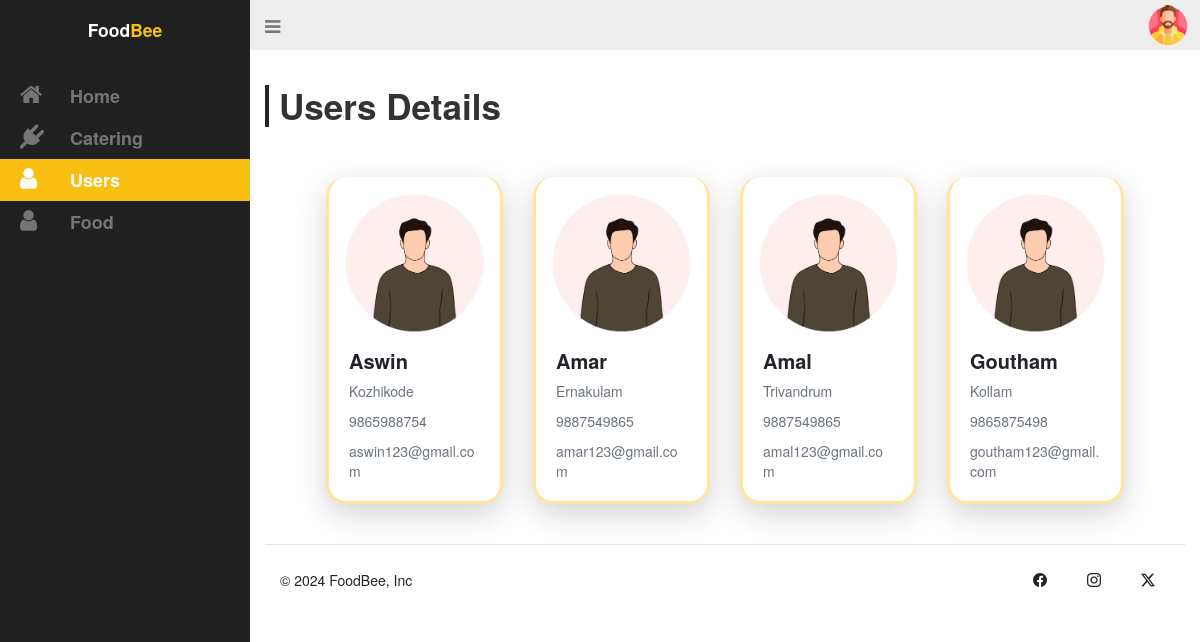
Screenshot of /Admin/pages/admin-user.php (signed in) with the database file from the repository.
### tables this page shows
CREATE TABLE `user` (
  `user_id` int(11) NOT NULL,
  `user_name` varchar(20) NOT NULL,
  `user_location` varchar(20) NOT NULL,
  `user_phno` varchar(20) NOT NULL,
  `user_email` varchar(20) NOT NULL,
  `user_password` varchar(20) NOT NULL
);

### Admin/pages/admin-user.php (the view, shortened to what this page needs)
<?php
 include './connect.php';
?>
<!DOCTYPE html>
<html lang="en">
<head>
  <link rel="stylesheet" href="../static/admin.css">
  <link rel="stylesheet" href="https://cdn.jsdelivr.net/npm/bootstrap-icons@1.11.3/font/bootstrap-icons.min.css">
  <link href="https://cdn.jsdelivr.net/npm/bootstrap@5.3.3/dist/css/bootstrap.min.css" rel="stylesheet">
  <link rel="stylesheet" href="https://maxcdn.bootstrapcdn.com/bootstrap/3.3.7/css/bootstrap.min.css">
  <link rel="stylesheet" href="https://maxcdn.bootstrapcdn.com/font-awesome/4.7.0/css/font-awesome.min.css">
</head>
<body>
  <div id="wrapper">
    <aside id="sidebar-wrapper">
      <div class="sidebar-brand">
        <h2><div class="fs-3 fw-semibold">Food<span class="text-warning">Bee</span></div></h2>
      </div>
      <ul class="sidebar-nav">
        <li><a href="./admin-home.php"><i class="fa fa-home"></i>Home</a></li>
        <li><a href="./admin-catering.php"><i class="fa fa-plug"></i>Catering</a></li>
        <li class="active"><a href="./admin-user.php"><i class="fa fa-user"></i>Users</a></li>
        <li><a href="./admin-food.php"><i class="fa fa-user"></i>Food</a></li>
      </ul>
    </aside>
    <div id="navbar-wrapper">
      <nav class="navbar navbar-inverse">
        <div class="container-fluid justify-content-between">
          <div class="navbar-header position-absolute top-0">
            <a href="#" class="navbar-brand" id="sidebar-toggle"><i class="fa fa-bars"></i></a>
          </div>
          <div class="d-flex align-items-center position-absolute end-0">
            <button class="btn rounded-circle border-0"  data-bs-toggle="dropdown" aria-expanded="false">
              <img src="../static/user.png" alt="" width="40">
            </button>
          </div>
        </div>
      </nav>
    </div>
    <section id="content-wrapper">
      <div class="row">
        <div class="col-lg-12">
        <h2 class="content-title display-4 fw-semibold border-start px-3 border-4 border-dark">Users Details</h2>
          <div class="container"  style="width:90%;">
            <div class="row my-5">
<?php
$sql=mysqli_query($conn,"SELECT * FROM user ORDER BY user_id ");
while($row=mysqli_fetch_assoc($sql))
{
    $us_name=$row['user_name'];
    $us_loc=$row['user_location'];
    $us_phno=$row['user_phno'];
    $us_mail=$row['user_email'];
?>
              <div class="col-lg-3 col-md-4 col-sm-6 col-12 my-3">
                <div class="card text-decoration-none h-100 rounded-5 p-3 border-3 border-warning-subtle border-top-0 shadow-lg">
                  <img src="../static/profile.png" class="card-img-top rounded-top-4 mx-auto" alt="..." style="width:150px;">
                  <div class="card-body">
                    <div class="card-title fs-2 fw-bold"><?php echo $us_name; ?></div>
                    <p class="card-text text-secondary"><?php echo $us_loc; ?></p>
                    <p class="card-text text-secondary"><?php echo $us_phno; ?></p>
                    <p class="card-text text-secondary"><?php echo $us_mail; ?></p>
                  </div>
                </div>
              </div>
<?php
}
?>
            </div>
          </div>
        </div>
      </div>
      <div class="row">
  <div class="container-fluid" >
    <footer class="d-flex flex-wrap justify-content-between align-items-center py-4 border-top">
      <div class="col-md-4 d-flex align-items-center">
        <span class="mb-3 mb-md-0 text-dark">&copy; 2024 FoodBee, Inc</span>
      </div>
      <ul class="nav col-md-4 justify-content-end list-unstyled d-flex">
        <li class="ms-3"><a class=" text-dark" href="#"><i class="bi bi-facebook" width="24" height="24"></i></a></li>
        <li class="ms-3"><a class=" text-dark" href="#"><i class="bi bi-instagram" width="24" height="24"></i></a></li>
        <li class="ms-3"><a class=" text-dark" href="#"><i class="bi bi-twitter-x" width="24" height="24"></i></a></li>
      </ul>
    </footer>
  </div>
      </div>
    </section>
  </div>
</body>
</html>

### Admin/static/admin.css (style rules this page uses)
body { padding-bottom: 30px; position: relative; min-height: 100%; }
a { transition: background 0.2s, color 0.2s; }
#wrapper { padding-left: 0; transition: all 0.5s ease; position: relative; }
#sidebar-wrapper { z-index: 1000; position: fixed; left: 250px; width: 0; height: 100%; margin-left: -250px; overflow-y: auto; overflow-x: hidden; background: #202020; transition: all 0.5s ease; }
.sidebar-brand { position: absolute; top: 0; width: 250px; text-align: center; padding: 20px 0; }
.sidebar-brand h2 { margin: 0; font-weight: 600; font-size: 24px; color: #fff; }
.sidebar-nav { position: absolute; top: 75px; width: 250px; margin: 0; padding: 0; list-style: none; }
.sidebar-nav > li { text-indent: 10px; line-height: 42px; }
.sidebar-nav > li a { display: block; text-decoration: none; color: #757575; font-weight: 600; font-size: 18px; }
.sidebar-nav > li > a:hover, .sidebar-nav > li.active > a { text-decoration: none; color: #fff; background: #F8BE12; }
.sidebar-nav > li > a i.fa { font-size: 24px; width: 60px; }
#navbar-wrapper { width: 100%; position: absolute; z-index: 2; }
#navbar-wrapper .navbar { border-width: 0 0 0 0; background-color: #eee; font-size: 24px; margin-bottom: 0; border-radius: 0; }
#navbar-wrapper .navbar a { color: #757575; }
#content-wrapper { width: 100%; position: absolute; padding: 15px; top: 100px; }
@media (min-width: 992px) { #wrapper { padding-left: 250px; } }
@media (min-width: 992px) { #sidebar-wrapper { width: 250px; } }
@media (min-width: 992px) { #navbar-wrapper { position: relative; } }
@media (min-width: 992px) { #content-wrapper { position: relative; top: 0; } }

### rows the page displays
user: user_name "Aswin", user_location "Kozhikode", user_phno "9865988754", user_email "aswin123@gmail.com"
user: user_name "Amar", user_location "Ernakulam", user_phno "9887549865", user_email "amar123@gmail.com"
user: user_name "Amal", user_location "Trivandrum", user_phno "9887549865", user_email "amal123@gmail.com"
user: user_name "Goutham", user_location "Kollam", user_phno "9865875498", user_email "goutham123@gmail.com"
